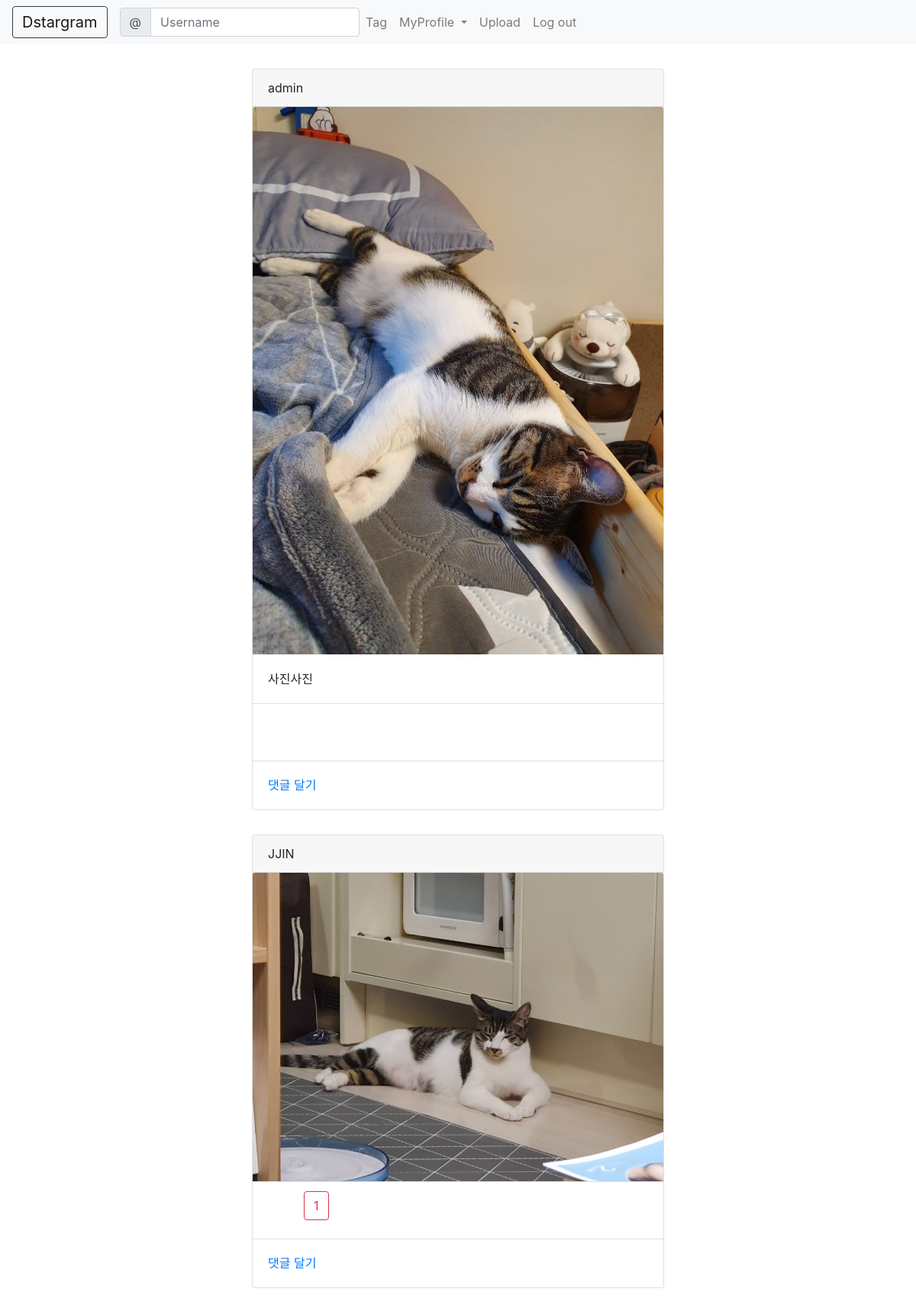
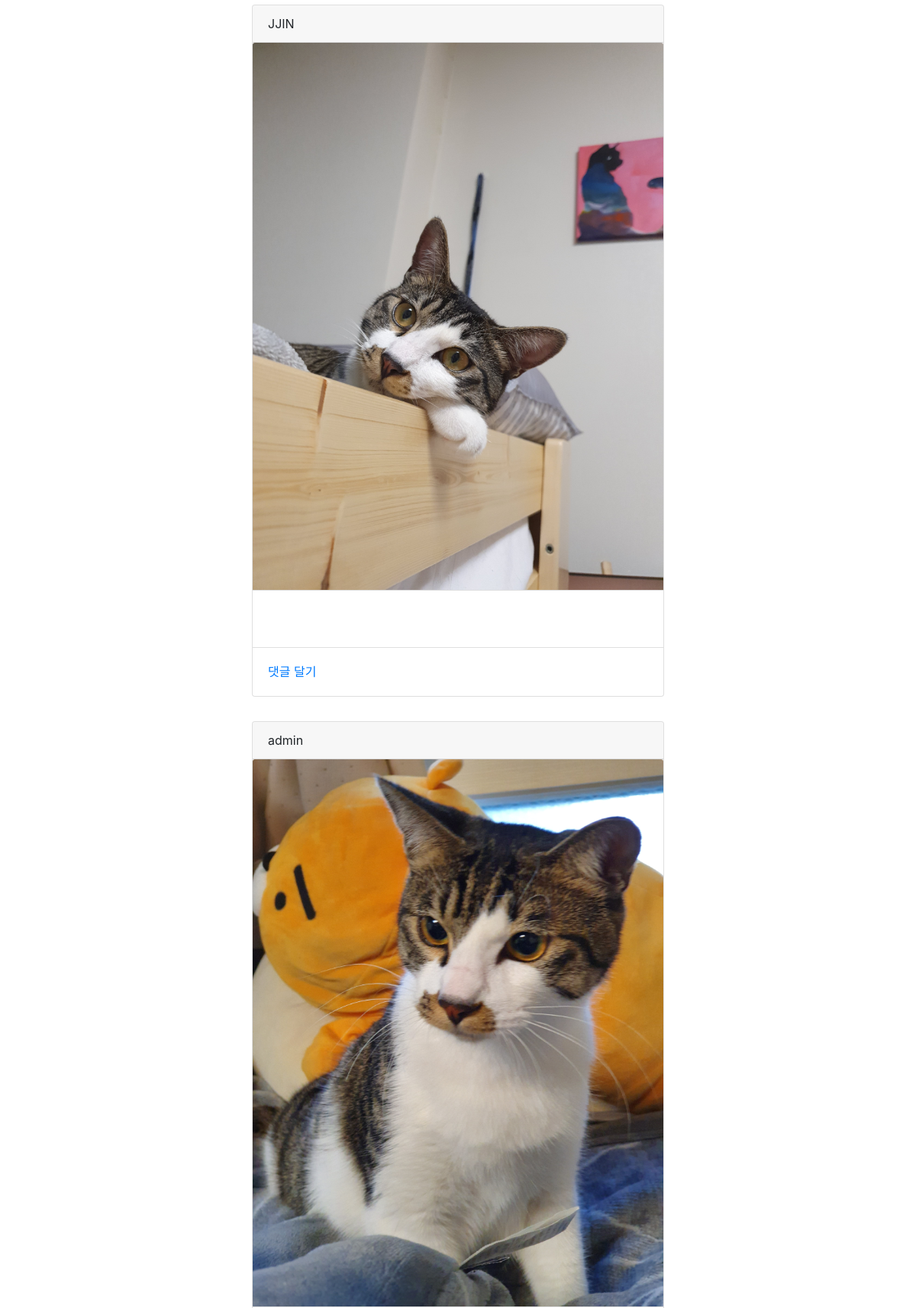
The app's page / (signed in, upper part) with its own data (2 pictures, top to bottom).
### photo/models.py (models this page shows)
class Photo(models.Model):
    author = models.ForeignKey(User, on_delete=models.CASCADE, related_name='photos')
    text = models.TextField(blank=True)
    image = models.ImageField(upload_to='timeline_photo/%Y/%m/%d')
    created = models.DateTimeField(auto_now_add=True)
    updated = models.DateTimeField(auto_now=True)
    like = models.ManyToManyField(User, related_name='like_post', blank=True)
    favorite = models.ManyToManyField(User, related_name='save_post', blank=True)
    class Meta:
        ordering = ['-created']
    def get_absolute_url(self):
        return reverse('photo:detail', args=[self.id])

### photo/views.py (the view)
# urls.py: path('',PhotoList.as_view(), name='index'),
class PhotoList(LoginRequiredMixin, ListView):
    model = Photo
    template_name = 'photo/photo_list.html'

### photo/templates/photo/photo_list.html (shortened to what this page needs)
{% extends 'base.html' %}
{% block content %}
<div class="row">
    <div class="col"></div>
    <div class="col-6">
        {% for object in object_list %}
        <div class="card" style="margin-top:2em;">
            <div class="card-header">
                {{object.author.username}}
            </div>
            <img src="{{object.image.url}}" class="card-img-top">
            {% if object.text %}
            <div class="card-body">
                <p class="card-text">{{object.text}}</p>
            </div>
            {% endif %}
            <ul class="list-group list-group-flush">
                <li class="list-group-item">
                    <a href="{% url 'photo:like' object.id %}"
                       class="float-left btn-like {%if user in object.like.all%}active{%endif%}">Like</a>
                    {% if object.like.all.count %}
                    <span class="float-left btn btn-outline-danger">{{object.like.all.count}}</span>
                    {% endif %}
                    <a href="{% url 'photo:favorite' object.id %}"
                       class="float-right btn-save {%if user in object.favorite.all%}active{%endif%}">Save</a>
                </li>
            </ul>
            <div class="card-body">
                <a href="{{object.get_absolute_url}}" class="card-link">댓글 달기</a>
            </div>
        </div>
        {% endfor %}
    </div>
    <div class="col"></div>
</div>
{% endblock %}

### records on screen
Photo: author.username "admin", image (picture), text "사진사진"
Photo: author.username "JJIN", image (picture), like.all.count "1"
Photo: author.username "JJIN", image (picture)
Photo: author.username "admin", image (picture)
